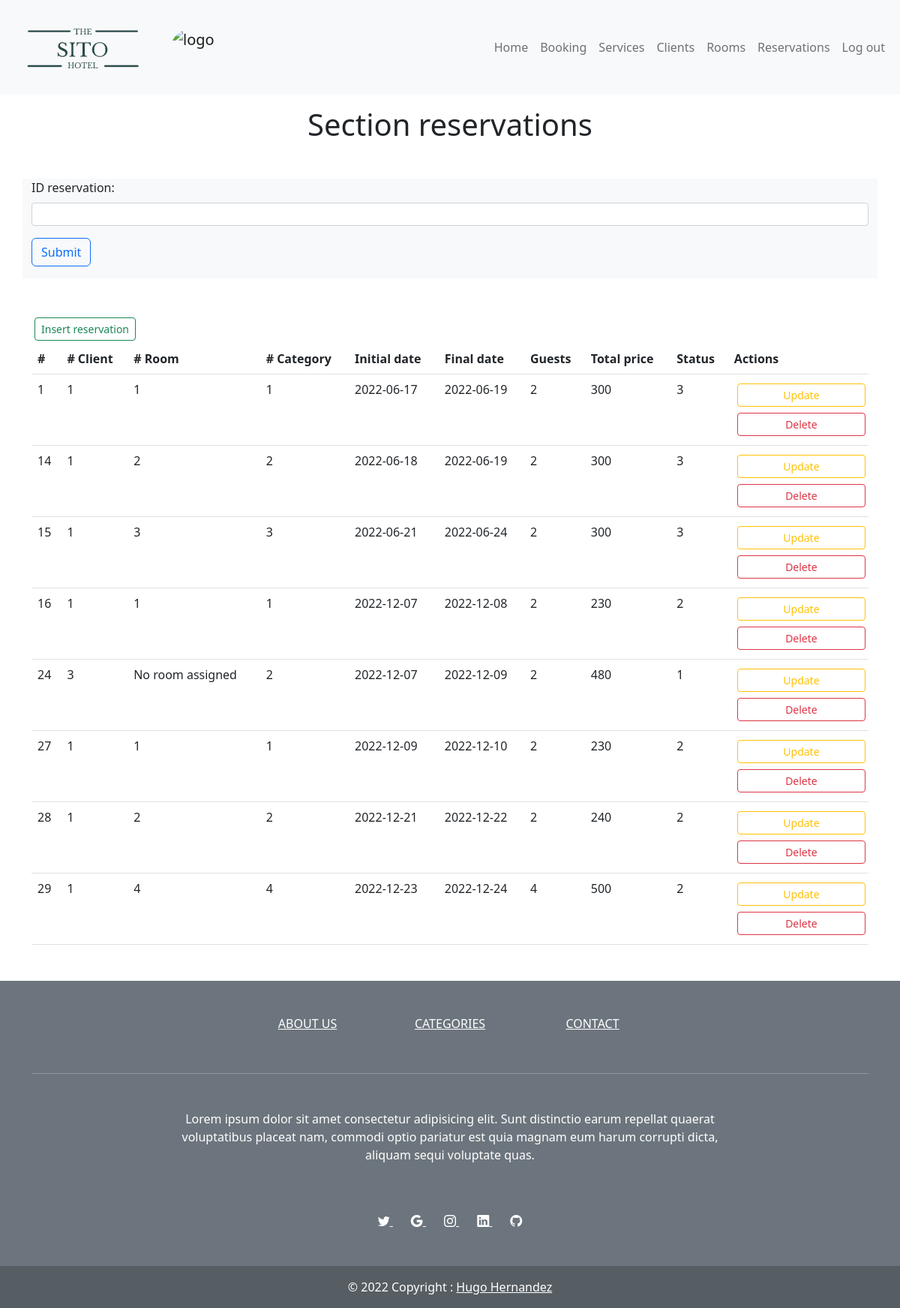
The app's page /reservations.php (signed in) with its own data.
### tables this page shows
CREATE TABLE IF NOT EXISTS `039_reservations` (
  `ID_reservation` int(11) NOT NULL AUTO_INCREMENT,
  `ID_client` int(11) NOT NULL,
  `ID_room` int(11) DEFAULT NULL,
  `ID_category` int(11) NOT NULL,
  `initial_date` date NOT NULL,
  `final_date` date NOT NULL,
  `number_guests` int(11) NOT NULL,
  `total_price` int(11) NOT NULL,
  `ID_status` int(11) NOT NULL DEFAULT 1,
  PRIMARY KEY (`ID_reservation`),
  KEY `ID_client` (`ID_client`),
  KEY `ID_room` (`ID_room`),
  KEY `ID_status` (`ID_status`),
  KEY `ID_category` (`ID_category`)
);

### reservations.php (the view, shortened to what this page needs)
<?php
require($_SERVER['DOCUMENT_ROOT'] . '/student039/dwes/templates/header.php');
include($_SERVER['DOCUMENT_ROOT'] . '/student039/dwes/db/connect_db.php');
$sql = "SELECT * FROM 039_reservations";
$result = mysqli_query($conn, $sql);
$reservations = mysqli_fetch_all($result, MYSQLI_ASSOC);
?>
<h1 class="text-center mt-3">Section reservations</h1>
<?php
include($_SERVER['DOCUMENT_ROOT'] . '/student039/dwes/forms/form_reservations_select.php');
?>
<div class="container my-5">
    <a class="m-1 btn btn-outline-success btn-sm" href="/student039/dwes/forms/form_reservations_insert.php">Insert reservation</a>
    <?php if ($reservations) : ?>
        <table class="table table-hover">
            <thead>
                <tr>
                    <th scope="col">#</th>
                    <th scope="col"># Client</th>
                    <th scope="col"># Room</th>
                    <th scope="col"># Category</th>
                    <th scope="col">Initial date</th>
                    <th scope="col">Final date</th>
                    <th scope="col">Guests</th>
                    <th scope="col">Total price</th>
                    <th scope="col">Status</th>
                    <th scope="col">Actions</th>
                </tr>
            </thead>
            <tbody>
                <?php foreach ($reservations as $reservation) : ?>
                    <tr>
                        <?php
                        $id = $reservation['ID_reservation'];
                        foreach ($reservation as $reservation_data) : ?>
                            <td>
                                <?php
                                echo $reservation_data ?? 'No room assigned'; ?>
                            </td>
                        <?php endforeach; ?>
                        <td>
                            <a class="w-100 m-1 btn btn-outline-warning btn-sm" href="/student039/dwes/forms/form_reservations_update.php?result=<?php echo $id ?>">Update</a>
                            <a class="w-100 m-1 btn btn-outline-danger btn-sm" href="/student039/dwes/forms/form_reservations_delete.php?result=<?php echo $id ?>">Delete</a>
                        </td>
                    </tr>
                <?php endforeach; ?>
            </tbody>
        </table>
    <?php endif; ?>
</div>
<?php
require($_SERVER['DOCUMENT_ROOT'] . '/student039/dwes/templates/footer.php');
?>
</body>
</html>

### records on screen
039_reservations: reservation_data "1", initial_date "2022-06-17", final_date "2022-06-19", number_guests "2", total_price "300", ID_status "3"
039_reservations: ID_reservation "14", ID_client "1", reservation_data "2", initial_date "2022-06-18", final_date "2022-06-19", total_price "300", ID_status "3"
039_reservations: ID_reservation "15", ID_client "1", reservation_data "3", initial_date "2022-06-21", final_date "2022-06-24", number_guests "2", total_price "300"
039_reservations: ID_reservation "16", reservation_data "1", initial_date "2022-12-07", final_date "2022-12-08", reservation_data "2", total_price "230"
039_reservations: ID_reservation "24", ID_client "3", reservation_data "No room assigned", reservation_data "2", initial_date "2022-12-07", final_date "2022-12-09", total_price "480", ID_status "1"
039_reservations: ID_reservation "27", reservation_data "1", initial_date "2022-12-09", final_date "2022-12-10", reservation_data "2", total_price "230"
039_reservations: ID_reservation "28", ID_client "1", reservation_data "2", initial_date "2022-12-21", final_date "2022-12-22", total_price "240"
039_reservations: ID_reservation "29", ID_client "1", reservation_data "4", initial_date "2022-12-23", final_date "2022-12-24", total_price "500", ID_status "2"
